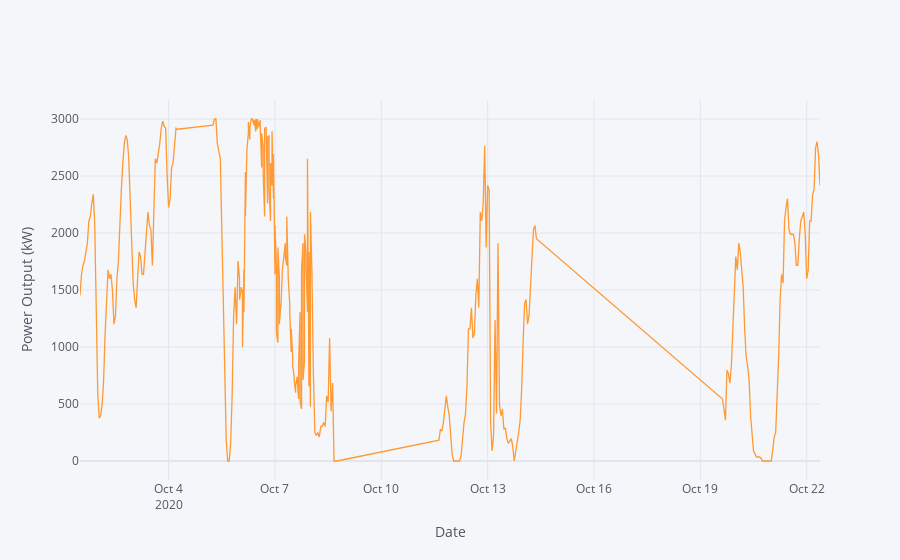

Notebook source saved alongside this figure:
### Markdown cell above
The wind speed seems not having a clear trend.

### Code cell
#Plot the power_output_kw
X['power_output_kw'].iplot(xTitle = 'Date', yTitle = 'Power Output (kW)')

### Figure 1 — Plotly figure (JSON) as saved in the notebook; plotly's stock layout.template omitted (floating-point values rounded to 4 significant figures; data arrays with more than 128 entries replaced by an {"elided": "..."} marker saying what was removed)
{"data": [{"line": {"color": "rgba(255, 153, 51, 1.0)", "dash": "solid", "shape": "linear", "width": 1.3}, "mode": "lines", "name": "power_output_kw", "text": "", "type": "scatter", "x": {"elided": "330 str values"}, "y": {"elided": "330 float values"}}], "layout": {"legend": {"bgcolor": "#F5F6F9", "font": {"color": "#4D5663"}}, "paper_bgcolor": "#F5F6F9", "plot_bgcolor": "#F5F6F9", "title": {"font": {"color": "#4D5663"}}, "xaxis": {"gridcolor": "#E1E5ED", "showgrid": true, "tickfont": {"color": "#4D5663"}, "title": {"font": {"color": "#4D5663"}, "text": "Date"}, "zerolinecolor": "#E1E5ED"}, "yaxis": {"gridcolor": "#E1E5ED", "showgrid": true, "tickfont": {"color": "#4D5663"}, "title": {"font": {"color": "#4D5663"}, "text": "Power Output (kW)"}, "zerolinecolor": "#E1E5ED"}}}
